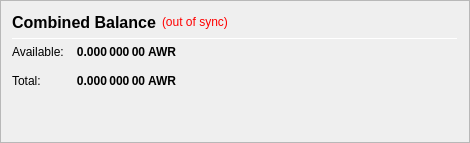
                   <widget class="QFrame" name="frame_CombinedBalances">
                    <property name="minimumSize">
                     <size>
                      <width>470</width>
                      <height>0</height>
                     </size>
                    </property>
                    <property name="frameShape">
                     <enum>QFrame::StyledPanel</enum>
                    </property>
                    <property name="frameShadow">
                     <enum>QFrame::Raised</enum>
                    </property>
                    <layout class="QVBoxLayout" name="verticalLayout_5">
                     <item>
                      <layout class="QHBoxLayout" name="horizontalLayout_5" stretch="0,0,0">
                       <item>
                        <widget class="QLabel" name="label_5z">
                         <property name="minimumSize">
                          <size>
                           <width>0</width>
                           <height>20</height>
                          </size>
                         </property>
                         <property name="font">
                          <font>
                           <pointsize>12</pointsize>
                           <weight>75</weight>
                           <bold>true</bold>
                          </font>
                         </property>
                         <property name="toolTip">
                          <string>Combined Balance (including unconfirmed and immature coins)</string>
                         </property>
                         <property name="text">
                          <string>Combined Balance</string>
                         </property>
                        </widget>
                       </item>
                       <item>
                        <widget class="QLabel" name="labelWalletStatus">
                         <property name="cursor">
                          <cursorShape>WhatsThisCursor</cursorShape>
                         </property>
                         <property name="toolTip">
                          <string>The displayed information may be out of date. Your wallet automatically synchronizes with the AwardCoin network after a connection is established, but this process has not completed yet.</string>
                         </property>
                         <property name="styleSheet">
                          <string notr="true">QLabel { color: red; }</string>
                         </property>
                         <property name="text">
                          <string notr="true">(out of sync)</string>
                         </property>
                         <property name="alignment">
                          <set>Qt::AlignLeading|Qt::AlignLeft|Qt::AlignVCenter</set>
                         </property>
                        </widget>
                       </item>
                       <item>
                        <spacer name="horizontalSpacer_1">
                         <property name="orientation">
                          <enum>Qt::Horizontal</enum>
                         </property>
                         <property name="sizeHint" stdset="0">
                          <size>
                           <width>40</width>
                           <height>20</height>
                          </size>
                         </property>
                        </spacer>
                       </item>
                      </layout>
                     </item>
                     <item>
                      <widget class="Line" name="line_CombinedBalance">
                       <property name="minimumSize">
                        <size>
                         <width>0</width>
                         <height>1</height>
                        </size>
                       </property>
                       <property name="maximumSize">
                        <size>
                         <width>16777215</width>
                         <height>1</height>
                        </size>
                       </property>
                       <property name="orientation">
                        <enum>Qt::Horizontal</enum>
                       </property>
                      </widget>
                     </item>
                     <item>
                      <layout class="QGridLayout" name="gridLayout_3">
                       <property name="spacing">
                        <number>12</number>
                       </property>
                       <item row="1" column="0">
                        <widget class="QLabel" name="labelBalanceTextz">
                         <property name="text">
                          <string>Available:</string>
                         </property>
                        </widget>
                       </item>
                       <item row="1" column="1">
                        <widget class="QLabel" name="labelBalancez">
                         <property name="font">
                          <font>
                           <weight>75</weight>
                           <bold>true</bold>
                          </font>
                         </property>
                         <property name="cursor">
                          <cursorShape>IBeamCursor</cursorShape>
                         </property>
                         <property name="toolTip">
                          <string>Your current spendable balance</string>
                         </property>
                         <property name="text">
                          <string notr="true">0.000 000 00 AWR</string>
                         </property>
                         <property name="alignment">
                          <set>Qt::AlignRight|Qt::AlignTrailing|Qt::AlignVCenter</set>
                         </property>
                         <property name="textInteractionFlags">
                          <set>Qt::LinksAccessibleByMouse|Qt::TextSelectableByKeyboard|Qt::TextSelectableByMouse</set>
                         </property>
                        </widget>
                       </item>
                       <item row="2" column="0">
                        <widget class="QLabel" name="labelTotalTextz">
                         <property name="text">
                          <string>Total:</string>
                         </property>
                        </widget>
                       </item>
                       <item row="2" column="1">
                        <widget class="QLabel" name="labelTotalz">
                         <property name="font">
                          <font>
                           <weight>75</weight>
                           <bold>true</bold>
                          </font>
                         </property>
                         <property name="cursor">
                          <cursorShape>IBeamCursor</cursorShape>
                         </property>
                         <property name="toolTip">
                          <string>Total Balance, including all unavailable coins.</string>
                         </property>
                         <property name="text">
                          <string notr="true">0.000 000 00 AWR</string>
                         </property>
                         <property name="alignment">
                          <set>Qt::AlignRight|Qt::AlignTrailing|Qt::AlignVCenter</set>
                         </property>
                         <property name="textInteractionFlags">
                          <set>Qt::LinksAccessibleByMouse|Qt::TextSelectableByKeyboard|Qt::TextSelectableByMouse</set>
                         </property>
                        </widget>
                       </item>
                       <item row="2" column="3">
                        <spacer name="horizontalSpacer_2">
                         <property name="orientation">
                          <enum>Qt::Horizontal</enum>
                         </property>
                         <property name="sizeHint" stdset="0">
                          <size>
                           <width>40</width>
                           <height>20</height>
                          </size>
                         </property>
                        </spacer>
                       </item>
                      </layout>
                     </item>
                     <item>
                      <spacer name="verticalSpacer_1">
                       <property name="orientation">
                        <enum>Qt::Vertical</enum>
                       </property>
                       <property name="sizeHint" stdset="0">
                        <size>
                         <width>20</width>
                         <height>40</height>
                        </size>
                       </property>
                      </spacer>
                     </item>
                    </layout>
                   </widget>
